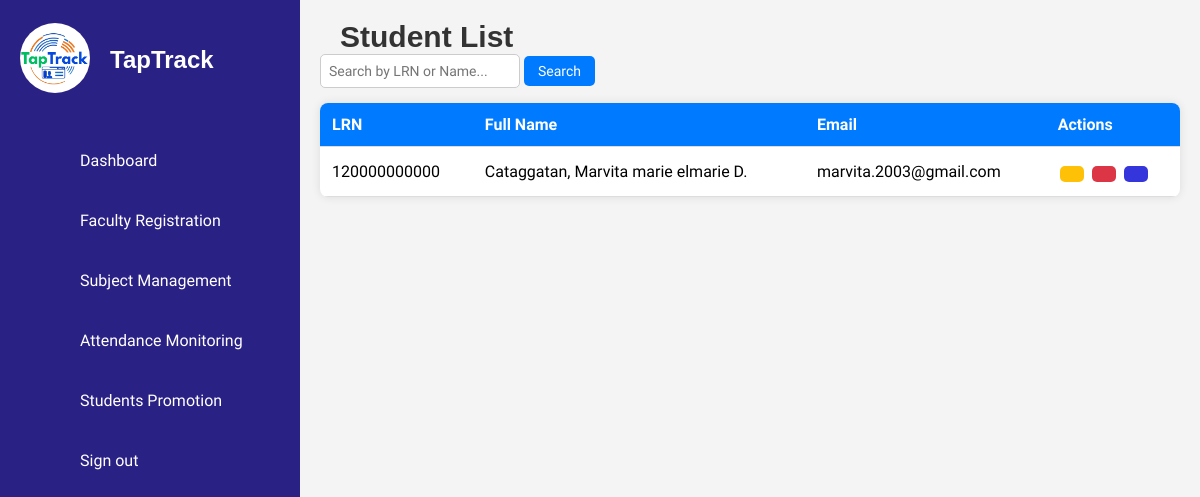
The page /details_student.php on the database as committed earlier.
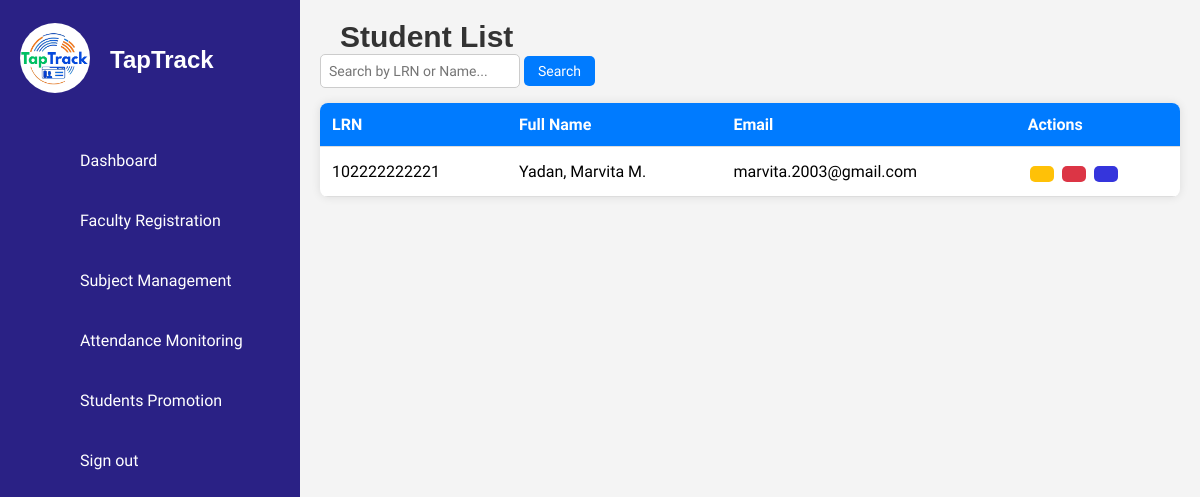
The same page on the database as committed later.
### tables this page shows
CREATE TABLE `students` (
  `id` int(11) NOT NULL,
  `first_name` varchar(50) NOT NULL,
  `middle_name` varchar(50) DEFAULT NULL,
  `last_name` varchar(50) NOT NULL,
  `lrn` varchar(12) NOT NULL,
  `date_of_birth` date NOT NULL,
  `gender` enum('Male','Female') NOT NULL,
  `citizenship` varchar(50) NOT NULL,
  `address` text NOT NULL,
  `contact_number` varchar(15) NOT NULL,
  `email` varchar(100) NOT NULL,
  `guardian_name` varchar(100) NOT NULL,
  `guardian_contact` varchar(15) NOT NULL,
  `guardian_address` varchar(250) NOT NULL,
  `guardian_relationship` varchar(50) NOT NULL,
  `elementary_school` varchar(100) NOT NULL,
  `year_graduated` year(4) NOT NULL,
  `birth_certificate` varchar(255) NOT NULL,
  `id_photo` varchar(255) NOT NULL,
  `good_moral` varchar(255) DEFAULT NULL,
  `student_signature` varchar(255) NOT NULL,
  `section` varchar(50) DEFAULT NULL,
  `school_year` varchar(9) NOT NULL,
  `grade_level` varchar(20) DEFAULT NULL,
  `student_type` enum('Regular Student','STI Student') DEFAULT NULL,
  `verified_at` timestamp NOT NULL DEFAULT current_timestamp(),
  `created_at` timestamp NOT NULL DEFAULT current_timestamp(),
  `rfid` varchar(50) DEFAULT NULL
);

### details_student.php (the view, shortened to what this page needs)
<?php
include('db_connection.php');
$query = "SELECT lrn,
    CONCAT(
        UPPER(LEFT(last_name, 1)), LOWER(SUBSTRING(last_name, 2)), ', ',
        UPPER(LEFT(first_name, 1)), LOWER(SUBSTRING(first_name, 2)), ' ',
        UPPER(LEFT(middle_name, 1)), '.'
    ) AS fullname,
    email, student_type
    FROM students
    WHERE 1=1";
$query .= " ORDER BY last_name ASC, first_name ASC, middle_name ASC";
$result = mysqli_query($conn, $query);
$students = [];
if (mysqli_num_rows($result) > 0) {
    $students = mysqli_fetch_all($result, MYSQLI_ASSOC);
}
?>
<!DOCTYPE html>
<html lang="en">
<head>
    <link rel="stylesheet" href="assets/css/style.css">
</head>
<body>
<?php include('sidebar.php'); ?>
<div class="main-content">
    <h2>Student List</h2>
    <div class="search-container">
        <div class="left-search">
            <form id="searchForm" onsubmit="return handleSearch(event)">
                <input type="text" id="searchInput" placeholder="Search by LRN or Name...">
                <button type="submit">Search</button>
            </form>
        </div>
    </div>
    <table class="student-table" id="studentTable">
        <thead>
            <tr>
                <th>LRN</th>
                <th>Full Name</th>
                <th>Email</th>
                <th class="actions-header" style="position: relative;">
                    <div class="header-content">
                        <span>Actions</span>
                    </div>
                </th>
            </tr>
        </thead>
        <tbody id="studentTableBody">
            <?php if (!empty($students)): ?>
                <?php foreach ($students as $student): ?>
                    <tr data-type="<?= strtolower($student['student_type']) ?>">
                        <td><?= $student['lrn'] ?></td>
                        <td><?= $student['fullname'] ?></td>
                        <td><?= $student['email'] ?></td>
                        <td>
                            <button class='edit' title="Edit" onclick='redirectToStudentInfo("<?= $student['lrn'] ?>", "edit")'>
                            </button>
                            <button class='archive' title="Archive" onclick='archiveStudent("<?= $student['lrn'] ?>")'>
                            </button>
                            <button class='view' title="View" onclick='redirectToStudentInfo("<?= $student['lrn'] ?>", "view")'>
                            </button>
                        </td>
                    </tr>
                <?php endforeach; ?>
            <?php else: ?>
                <tr id="noDataRow"><td colspan="4">No data available.</td></tr>
            <?php endif; ?>
        </tbody>
    </table>
</div>
</body>
</html>

Rows that differ between the two databases and show on the page:
removed students: lrn "120000000000", fullname "Cataggatan, Marvita marie elmarie D.", email "marvita.2003@gmail.com"
added students: lrn "102222222221", fullname "Yadan, Marvita M.", email "marvita.2003@gmail.com"
